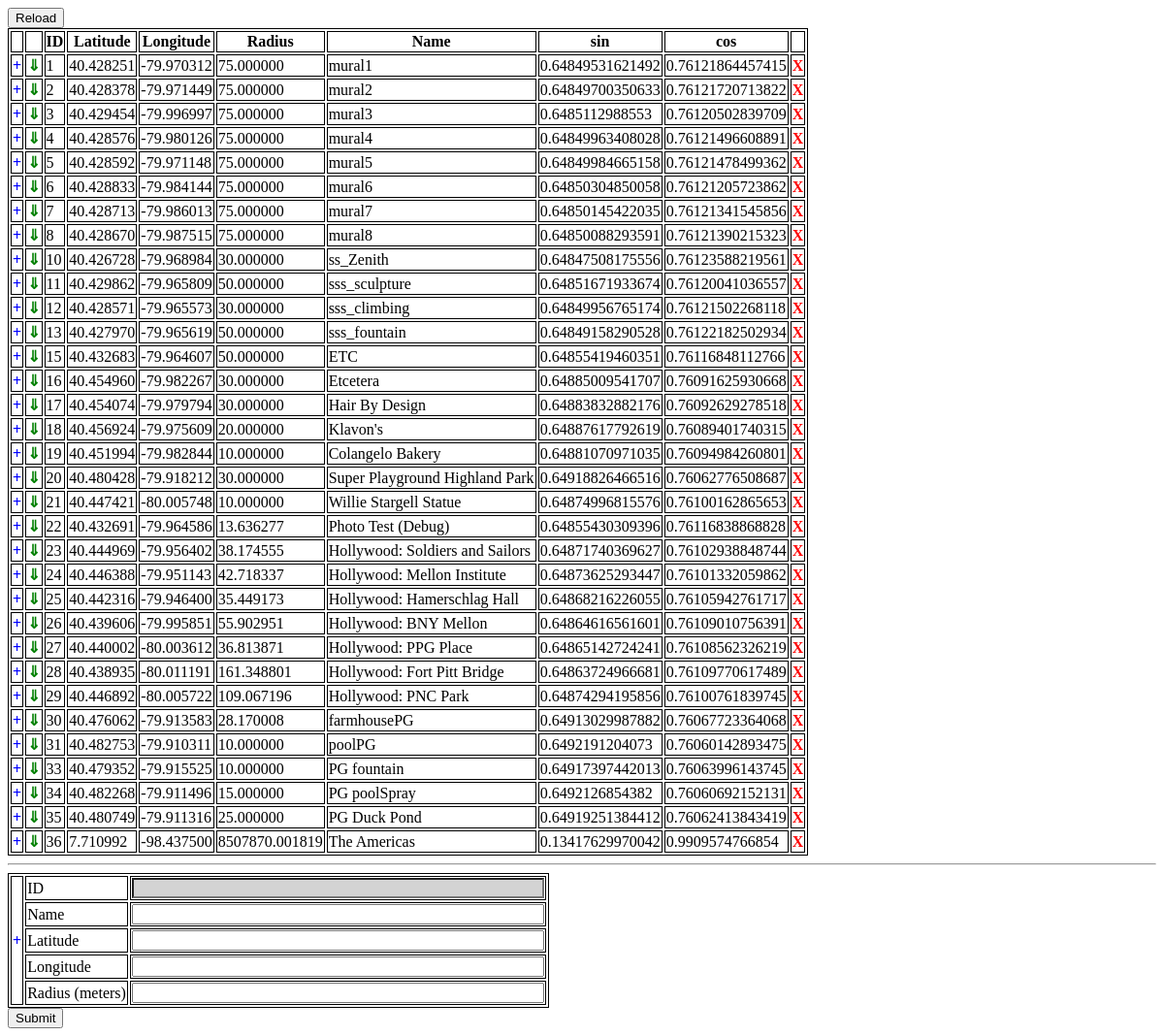
The app's page /www/dba/location.php with its own data.
### tables this page shows
CREATE TABLE location (
  id int(11) NOT NULL AUTO_INCREMENT,
  lat decimal(9,6) NOT NULL,
  lng decimal(9,6) NOT NULL,
  radius decimal(18,6) NOT NULL,
  latSin double NOT NULL,
  latCos double NOT NULL,
  `name` varchar(100) NOT NULL,
  PRIMARY KEY (id)
);

### www/dba/location.php (the view, shortened to what this page needs)
<!DOCTYPE html>
<html>
<head>
<link rel="stylesheet" type="text/css" href="dba.css">
</head>
<body>
<?php
$db = new mysqli("localhost", "pgh-challenge", "5NdSW4FaAqQXthqs", "game");
$table = "location";
$stmt = $db->prepare("select id, lat, lng, radius, name, latSin, latCos from $table");
echo "<input class=\"refreshBtn\" type=\"button\" value=\"Reload\" onclick=\"refreshPage()\" />\n";
echo "<table id=\"dataTable\">\n";
echo "<tr><th></th><th></th><th>ID</th><th>Latitude</th><th>Longitude</th><th>Radius</th><th>Name</th><th>sin</th><th>cos</th>";
echo "<td></td></tr>\n";
$stmt->execute();
$stmt->bind_result($id, $lat, $lng, $radius, $name, $sin, $cos);
while($stmt->fetch())
{
	echo "<tr>".
	"<td><a class=\"zoomtext\" href=\"javascript:void(0)\" onclick=\"zoomMap($lat, $lng, $radius)\">+</td>".
	"<td><a class=\"copyText\" href=\"javascript:void(0)\" onClick=\"duplicate($id, $lat, $lng, $radius, '".addslashes($name)."')\">&dArr;</a></td>".
	"<td>$id</td><td>$lat</td><td>$lng</td><td>$radius</td><td>$name</td>";
	echo "<td>$sin</td><td>$cos</td>".
	"<td><a class=\"deletetext\" href=\"javascript:void(0)\" onclick=\"removeRow($id)\">X</a></td>".
	"</tr>\n";
}
echo "</table>\n";
?>
<hr/>
<form method="post" action="location.php">
<table>
<tr>
	<td rowspan="100"><a class="zoomtext" href="javascript:void(0)" onclick="zoomMapForm()">+</td>
	<td>ID</td><td><input class="grayed" name="id" readonly="readonly" type="text" size="50"/ ></td>
</tr>
<td>Name</td><td><input name="name" type="text" size="50"/ ></td>
<tr><td>Latitude</td><td><input name="lat" type="text" size="50" /></td></tr>
<tr><td>Longitude</td><td><input name="lng" type="text" size="50" /></td></tr>
<tr><td>Radius (meters)</td><td><input name="radius" type="text" size="50" /></td></tr>
</table>
<input type="submit"/>
</form>
</body>
</html>

### www/dba/dba.css (style rules this page uses)
table, tr, td, th { border: 1px solid black; }
.errortext, .deletetext { font-weight: bold; color: red; text-decoration: none; }
.successText, .copyText { font-weight: bold; color: green; text-decoration: none; }
.zoomtext { font-weight: bold; color: blue; text-decoration: none; }
.refreshBtn { vertical-align: top; display:block; }
.grayed { background: lightGray; }

### records on screen
location: id "1", lat "40.428251", lng "-79.970312", radius "75.000000", name "mural1", latSin "0.64849531621492", latCos "0.76121864457415"
location: id "2", lat "40.428378", lng "-79.971449", radius "75.000000", name "mural2", latSin "0.64849700350633", latCos "0.76121720713822"
location: id "3", lat "40.429454", lng "-79.996997", radius "75.000000", name "mural3", latSin "0.6485112988553", latCos "0.76120502839709"
location: id "4", lat "40.428576", lng "-79.980126", radius "75.000000", name "mural4", latSin "0.64849963408028", latCos "0.76121496608891"
location: id "5", lat "40.428592", lng "-79.971148", radius "75.000000", name "mural5", latSin "0.64849984665158", latCos "0.76121478499362"
location: id "6", lat "40.428833", lng "-79.984144", radius "75.000000", name "mural6", latSin "0.64850304850058", latCos "0.76121205723862"
location: id "7", lat "40.428713", lng "-79.986013", radius "75.000000", name "mural7", latSin "0.64850145422035", latCos "0.76121341545856"
location: id "8", lat "40.428670", lng "-79.987515", radius "75.000000", name "mural8", latSin "0.64850088293591", latCos "0.76121390215323"
location: id "10", lat "40.426728", lng "-79.968984", radius "30.000000", name "ss_Zenith", latSin "0.64847508175556", latCos "0.76123588219561"
location: id "11", lat "40.429862", lng "-79.965809", radius "50.000000", name "sss_sculpture", latSin "0.64851671933674", latCos "0.76120041036557"
location: id "12", lat "40.428571", lng "-79.965573", radius "30.000000", name "sss_climbing", latSin "0.64849956765174", latCos "0.76121502268118"
location: id "13", lat "40.427970", lng "-79.965619", radius "50.000000", name "sss_fountain", latSin "0.64849158290528", latCos "0.76122182502934"
location: id "15", lat "40.432683", lng "-79.964607", radius "50.000000", name "ETC", latSin "0.64855419460351", latCos "0.76116848112766"
location: id "16", lat "40.454960", lng "-79.982267", radius "30.000000", name "Etcetera", latSin "0.64885009541707", latCos "0.76091625930668"
location: id "17", lat "40.454074", lng "-79.979794", radius "30.000000", name "Hair By Design", latSin "0.64883832882176", latCos "0.76092629278518"
location: id "18", lat "40.456924", lng "-79.975609", radius "20.000000", name "Klavon's", latSin "0.64887617792619", latCos "0.76089401740315"
location: id "19", lat "40.451994", lng "-79.982844", radius "10.000000", name "Colangelo Bakery", latSin "0.64881070971035", latCos "0.76094984260801"
location: id "20", lat "40.480428", lng "-79.918212", radius "30.000000", name "Super Playground Highland Park", latSin "0.64918826466516", latCos "0.76062776508687"
location: id "21", lat "40.447421", lng "-80.005748", radius "10.000000", name "Willie Stargell Statue", latSin "0.64874996815576", latCos "0.76100162865653"
location: id "22", lat "40.432691", lng "-79.964586", radius "13.636277", name "Photo Test (Debug)", latSin "0.64855430309396", latCos "0.76116838868828"
location: id "23", lat "40.444969", lng "-79.956402", radius "38.174555", name "Hollywood: Soldiers and Sailors", latSin "0.64871740369627", latCos "0.76102938848744"
location: id "24", lat "40.446388", lng "-79.951143", radius "42.718337", name "Hollywood: Mellon Institute", latSin "0.64873625293447", latCos "0.76101332059862"
location: id "25", lat "40.442316", lng "-79.946400", radius "35.449173", name "Hollywood: Hamerschlag Hall", latSin "0.64868216226055", latCos "0.76105942761717"
location: id "26", lat "40.439606", lng "-79.995851", radius "55.902951", name "Hollywood: BNY Mellon", latSin "0.64864616561601", latCos "0.76109010756391"
location: id "27", lat "40.440002", lng "-80.003612", radius "36.813871", name "Hollywood: PPG Place", latSin "0.64865142724241", latCos "0.76108562326219"
location: id "28", lat "40.438935", lng "-80.011191", radius "161.348801", name "Hollywood: Fort Pitt Bridge", latSin "0.64863724966681", latCos "0.76109770617489"
location: id "29", lat "40.446892", lng "-80.005722", radius "109.067196", name "Hollywood: PNC Park", latSin "0.64874294195856", latCos "0.76100761839745"
location: id "30", lat "40.476062", lng "-79.913583", radius "28.170008", name "farmhousePG", latSin "0.64913029987882", latCos "0.76067723364068"
location: id "31", lat "40.482753", lng "-79.910311", radius "10.000000", name "poolPG", latSin "0.6492191204073", latCos "0.76060142893475"
location: id "33", lat "40.479352", lng "-79.915525", radius "10.000000", name "PG fountain", latSin "0.64917397442013", latCos "0.76063996143745"
location: id "34", lat "40.482268", lng "-79.911496", radius "15.000000", name "PG poolSpray", latSin "0.6492126854382", latCos "0.76060692152131"
location: id "35", lat "40.480749", lng "-79.911316", radius "25.000000", name "PG Duck Pond", latSin "0.64919251384412", latCos "0.76062413843419"
location: id "36", lat "7.710992", lng "-98.437500", radius "8507870.001819", name "The Americas", latSin "0.13417629970042", latCos "0.9909574766854"
